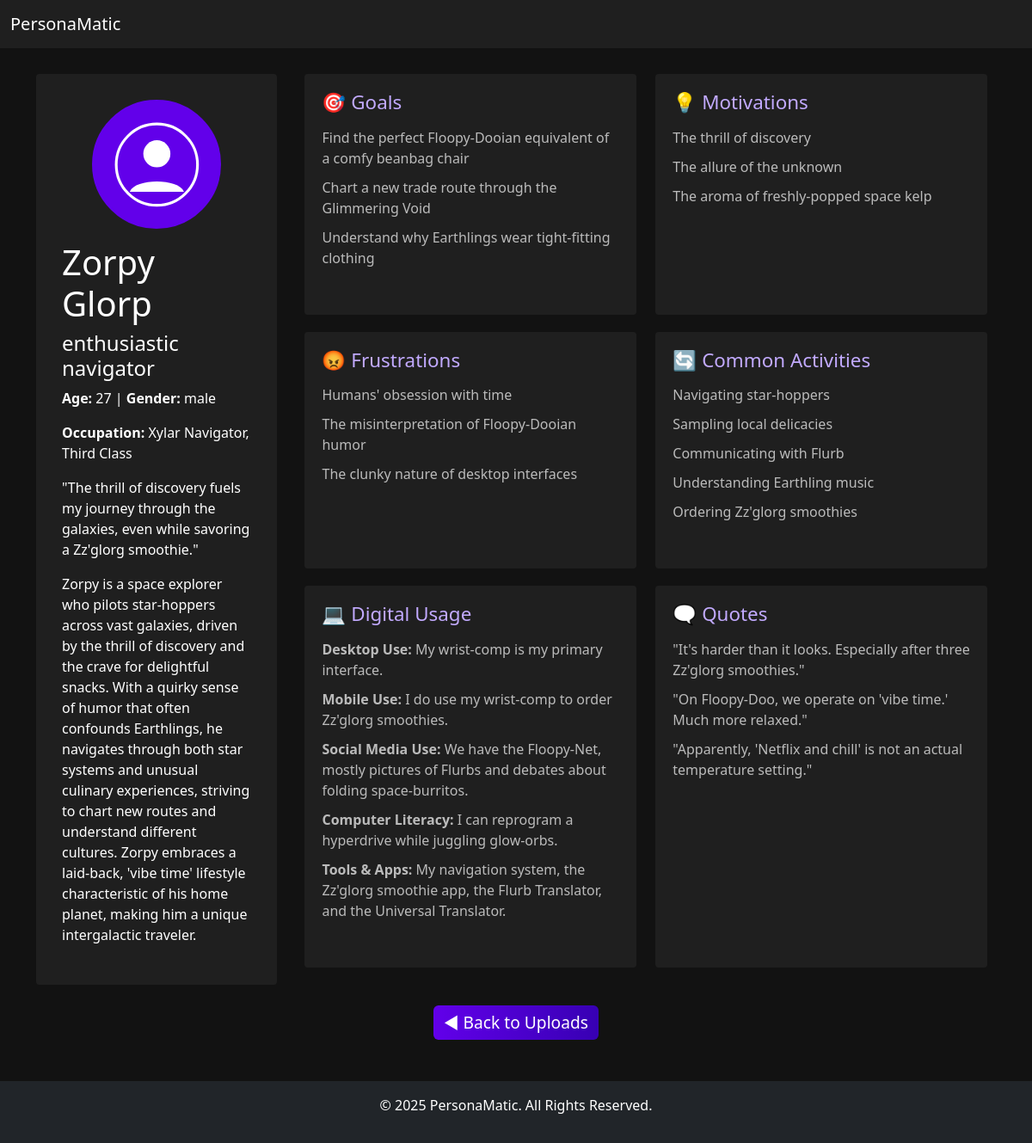
The page /api/persona/1 on the database its author committed.
### app/models/personas.py (models this page shows)
class PersonasBaseData(db.Model):
    __tablename__ = 'personas_base_data'
    id = db.Column(db.Integer, primary_key=True, autoincrement=True)
    user_id = db.Column(db.Integer, db.ForeignKey('users.id'), nullable=False)
    photo = db.Column(db.String(255), nullable=False)
    name = db.Column(db.String(100), nullable=False)
    additional_title = db.Column(db.String(200), nullable=False)
    description = db.Column(db.Text)
    age = db.Column(db.Integer)
    gender = db.Column(db.String(50))
    occupation = db.Column(db.String(100))
    quote_summarized = db.Column(db.Text, nullable=False)
    created_at = db.Column(db.DateTime, default=datetime.utcnow, nullable=False)
    updated_at = db.Column(db.DateTime, default=datetime.utcnow, onupdate=datetime.utcnow)
    goals = db.relationship('PersonaGoals', backref='persona', cascade="all, delete-orphan")
    motivations = db.relationship('PersonaMotivations', backref='persona', cascade="all, delete-orphan")
    frustrations = db.relationship('PersonaFrustrations', backref='persona', cascade="all, delete-orphan")
    activities = db.relationship('PersonaActivities', backref='persona', cascade="all, delete-orphan")
    digital_use = db.relationship('PersonaDigitalUse', backref='persona', cascade="all, delete-orphan")
    persona_quotes = db.relationship('PersonaQuotes', backref='persona', cascade="all, delete-orphan")

class PersonaGoals(db.Model):
    __tablename__ = 'persona_goals'
    id = db.Column(db.Integer, primary_key=True, autoincrement=True)
    persona_id = db.Column(db.Integer, db.ForeignKey('personas_base_data.id'), nullable=False)
    goal_01 = db.Column(db.Text, nullable=False)
    goal_02 = db.Column(db.Text)
    goal_03 = db.Column(db.Text)
    created_at = db.Column(db.DateTime, default=datetime.utcnow, nullable=False)
    updated_at = db.Column(db.DateTime, default=datetime.utcnow, onupdate=datetime.utcnow)

class PersonaMotivations(db.Model):
    __tablename__ = 'persona_motivations'
    id = db.Column(db.Integer, primary_key=True, autoincrement=True)
    persona_id = db.Column(db.Integer, db.ForeignKey('personas_base_data.id'), nullable=False)
    motivation_01 = db.Column(db.Text, nullable=False)
    motivation_02 = db.Column(db.Text)
    motivation_03 = db.Column(db.Text)
    created_at = db.Column(db.DateTime, default=datetime.utcnow, nullable=False)
    updated_at = db.Column(db.DateTime, default=datetime.utcnow, onupdate=datetime.utcnow)

class PersonaFrustrations(db.Model):
    __tablename__ = 'persona_frustrations'
    id = db.Column(db.Integer, primary_key=True, autoincrement=True)
    persona_id = db.Column(db.Integer, db.ForeignKey('personas_base_data.id'), nullable=False)
    frustration_01 = db.Column(db.Text, nullable=False)
    frustration_02 = db.Column(db.Text)
    frustration_03 = db.Column(db.Text)
    created_at = db.Column(db.DateTime, default=datetime.utcnow, nullable=False)
    updated_at = db.Column(db.DateTime, default=datetime.utcnow, onupdate=datetime.utcnow)

class PersonaActivities(db.Model):
    __tablename__ = 'persona_activities'
    id = db.Column(db.Integer, primary_key=True, autoincrement=True)
    persona_id = db.Column(db.Integer, db.ForeignKey('personas_base_data.id'), nullable=False)
    activity_01 = db.Column(db.Text, nullable=True)
    activity_02 = db.Column(db.Text, nullable=True)
    activity_03 = db.Column(db.Text, nullable=True)
    activity_04 = db.Column(db.Text, nullable=True)
    activity_05 = db.Column(db.Text, nullable=True)
    created_at = db.Column(db.DateTime, default=datetime.utcnow, nullable=False)
    updated_at = db.Column(db.DateTime, default=datetime.utcnow, onupdate=datetime.utcnow)

class PersonaDigitalUse(db.Model):
    __tablename__ = 'persona_digital_use'
    id = db.Column(db.Integer, primary_key=True, autoincrement=True)
    persona_id = db.Column(db.Integer, db.ForeignKey('personas_base_data.id'), nullable=False)
    desktop_use = db.Column(db.Text, nullable=False, default="Not known")
    mobile_use = db.Column(db.Text, nullable=False, default="Not known")
    social_media_use = db.Column(db.Text, nullable=False, default="Not known")
    computer_literacy = db.Column(db.Text, nullable=False, default="Not known")
    frequently_used_tools_and_apps = db.Column(db.Text, nullable=False, default="Not known")
    created_at = db.Column(db.DateTime, default=datetime.utcnow, nullable=False)
    updated_at = db.Column(db.DateTime, default=datetime.utcnow, onupdate=datetime.utcnow)

class PersonaQuotes(db.Model):
    __tablename__ = 'persona_quotes'
    id = db.Column(db.Integer, primary_key=True, autoincrement=True)
    persona_id = db.Column(db.Integer, db.ForeignKey('personas_base_data.id'), nullable=False)
    quote_01 = db.Column(db.Text, nullable=True)
    quote_02 = db.Column(db.Text, nullable=True)
    quote_03 = db.Column(db.Text, nullable=True)
    created_at = db.Column(db.DateTime, default=datetime.utcnow, nullable=False)
    updated_at = db.Column(db.DateTime, default=datetime.utcnow, onupdate=datetime.utcnow)

### app/routes/personas.py (the view)
@personas_bp.route('/persona/<int:persona_id>', methods=['GET'])
def view_persona(persona_id):
    persona = PersonasBaseData.query.get_or_404(persona_id)
    persona_data = {
        "id": persona.id,
        "photo": persona.photo,
        "name": persona.name,
        "additional_title": persona.additional_title,
        "description": persona.description,
        "age": persona.age,
        "gender": persona.gender,
        "occupation": persona.occupation,
        "quote_summarized": persona.quote_summarized,
        "created_at": persona.created_at.strftime("%Y-%m-%d %H:%M:%S"),
        "updated_at": persona.updated_at.strftime("%Y-%m-%d %H:%M:%S"),
        "goals": [persona.goals[0].goal_01, persona.goals[0].goal_02, persona.goals[0].goal_03] if persona.goals else [],
        "motivations": [persona.motivations[0].motivation_01, persona.motivations[0].motivation_02, persona.motivations[0].motivation_03] if persona.motivations else [],
        "frustrations": [persona.frustrations[0].frustration_01, persona.frustrations[0].frustration_02, persona.frustrations[0].frustration_03] if persona.frustrations else [],
        "activities": [persona.activities[0].activity_01, persona.activities[0].activity_02, persona.activities[0].activity_03, persona.activities[0].activity_04, persona.activities[0].activity_05] if persona.activities else [],
        "digital_use": {
            "desktop_use": persona.digital_use[0].desktop_use if persona.digital_use else "Not known",
            "mobile_use": persona.digital_use[0].mobile_use if persona.digital_use else "Not known",
            "social_media_use": persona.digital_use[0].social_media_use if persona.digital_use else "Not known",
            "computer_literacy": persona.digital_use[0].computer_literacy if persona.digital_use else "Not known",
            "frequently_used_tools_and_apps": persona.digital_use[0].frequently_used_tools_and_apps if persona.digital_use else "Not known"
        },
        "persona_quotes": [persona.persona_quotes[0].quote_01, persona.persona_quotes[0].quote_02, persona.persona_quotes[0].quote_03] if persona.persona_quotes else []
    }
    return render_template("persona.html", persona=persona_data)

### app/templates/persona.html (shortened to what this page needs)
<!DOCTYPE html>
<html lang="en">
<head>
    <link href="https://cdn.jsdelivr.net/npm/bootstrap@5.3.2/dist/css/bootstrap.min.css" rel="stylesheet">
    <link href="{{ url_for('static', filename='css/custom.css') }}" rel="stylesheet">
</head>
<body>
    <nav class="navbar navbar-expand-lg bg-body-tertiary">
        <div class="container-fluid">
            <a class="navbar-brand" href="/">PersonaMatic</a>
        </div>
    </nav>
    <div class="container persona-container">
        <div class="persona-card">
            <div class="avatar-placeholder">
                <svg viewBox="0 0 64 64" xmlns="http://www.w3.org/2000/svg">
                    <circle cx="32" cy="32" r="30" stroke="white" stroke-width="2" fill="none"/>
                    <circle cx="32" cy="24" r="10" fill="white"/>
                    <path d="M12,52 C16,42 48,42 52,52" fill="white"/>
                </svg>
            </div>
            <h1>{{ persona.name }}</h1>
            <h4>{{ persona.additional_title }}</h4>
            <p><strong>Age:</strong> {{ persona.age }} | <strong>Gender:</strong> {{ persona.gender }}</p>
            <p><strong>Occupation:</strong> {{ persona.occupation }}</p>
            <blockquote>"{{ persona.quote_summarized }}"</blockquote>
            <p>{{ persona.description }}</p>
        </div>
        <div class="persona-section">
            <div class="persona-box">
                <h3>🎯 Goals</h3>
                <ul>
                    {% for goal in persona.goals %}
                        <li>{{ goal }}</li>
                    {% endfor %}
                </ul>
            </div>
            <div class="persona-box">
                <h3>💡 Motivations</h3>
                <ul>
                    {% for motivation in persona.motivations %}
                        <li>{{ motivation }}</li>
                    {% endfor %}
                </ul>
            </div>
            <div class="persona-box">
                <h3>😡 Frustrations</h3>
                <ul>
                    {% for frustration in persona.frustrations %}
                        <li>{{ frustration }}</li>
                    {% endfor %}
                </ul>
            </div>
            <div class="persona-box">
                <h3>🔄 Common Activities</h3>
                <ul>
                    {% for activity in persona.activities %}
                        <li>{{ activity }}</li>
                    {% endfor %}
                </ul>
            </div>
            <div class="persona-box">
                <h3>💻 Digital Usage</h3>
                <ul>
                    <li><strong>Desktop Use:</strong> {{ persona.digital_use.desktop_use }}</li>
                    <li><strong>Mobile Use:</strong> {{ persona.digital_use.mobile_use }}</li>
                    <li><strong>Social Media Use:</strong> {{ persona.digital_use.social_media_use }}</li>
                    <li><strong>Computer Literacy:</strong> {{ persona.digital_use.computer_literacy }}</li>
                    <li><strong>Tools & Apps:</strong> {{ persona.digital_use.frequently_used_tools_and_apps }}</li>
                </ul>
            </div>
            <div class="persona-box">
                <h3>🗨 Quotes</h3>
                <ul>
                    {% for quote in persona.persona_quotes %}
                        <li>"{{ quote }}"</li>
                    {% endfor %}
                </ul>
            </div>
        </div>
    </div>
    <div class="container mt-4 text-center">
        <a href="/api/uploads-list" class="btn btn-primary cta-button">
            ◀ Back to Uploads
        </a>
    </div>
    <footer class="bg-dark text-white text-center py-3 mt-5">
        <p>&copy; 2025 PersonaMatic. All Rights Reserved.</p>
    </footer>
</body>
</html>

### app/static/css/custom.css (style rules this page uses)
body { background-color: #121212; color: #ffffff; }
.navbar { background-color: #1f1f1f !important; }
.navbar-brand, .nav-link { color: #ffffff !important; }
.btn-primary { background: linear-gradient(90deg, #6200ea, #3700b3); border: none; font-size: 1.2rem; transition: all 0.2s ease-in-out; }
.persona-container { display: flex; justify-content: space-between; margin-top: 30px; }
.persona-card { background: #1f1f1f; padding: 30px; border-radius: 4px; width: 25%; min-width: 280px; }
.avatar-placeholder { width: 150px; height: 150px; border-radius: 50%; background: #6200ea; display: flex; justify-content: center; align-items: center; margin: 0 auto 15px; border: 3px solid #6200ea; }
.avatar-placeholder svg { width: 70%; height: 70%; fill: #ffffff; }
.persona-section { display: flex; flex-wrap: wrap; justify-content: space-between; width: 72%; }
.persona-box { background: #1f1f1f; padding: 20px; border-radius: 4px; flex: 1; min-width: 280px; max-width: 48%; margin-bottom: 20px; margin-right: 10px; }
.persona-box h3 { color: #c2aaff; font-size: 1.4rem; margin-bottom: 10px; }
.persona-box ul { list-style: none; padding: 0; }
.persona-box li { padding: 5px 0; color: #bbbbbb; }

### rows shown on the page
PersonasBaseData: name "Zorpy Glorp", additional_title "enthusiastic navigator", gender "male", occupation "Xylar Navigator, Third Class", quote_summarized "The thrill of discovery fuels my journey through the galaxies, even while savoring a Zz'glorg smoothie.", description "Zorpy is a space explorer who pilots star-hoppers across vast galaxies, driven by the thrill of discovery and the crave for delightful snacks. With a quirky sense of humor that often confounds Earthlings, he navigates through both star systems and unusual culinary experiences, striving to chart new routes and understand different cultures. Zorpy embraces a laid-back, 'vibe time' lifestyle characteristic of his home planet, making him a unique intergalactic traveler."
PersonaGoals: goal_01 "Find the perfect Floopy-Dooian equivalent of a comfy beanbag chair", goal_02 "Chart a new trade route through the Glimmering Void", goal_03 "Understand why Earthlings wear tight-fitting clothing"
PersonaMotivations: motivation_01 "The thrill of discovery", motivation_02 "The allure of the unknown", motivation_03 "The aroma of freshly-popped space kelp"
PersonaFrustrations: frustration_01 "Humans' obsession with time", frustration_02 "The misinterpretation of Floopy-Dooian humor", frustration_03 "The clunky nature of desktop interfaces"
PersonaActivities: activity_01 "Navigating star-hoppers", activity_02 "Sampling local delicacies", activity_03 "Communicating with Flurb", activity_04 "Understanding Earthling music", activity_05 "Ordering Zz'glorg smoothies"
PersonaDigitalUse: digital_use.desktop_use "My wrist-comp is my primary interface.", digital_use.mobile_use "I do use my wrist-comp to order Zz'glorg smoothies.", digital_use.social_media_use "We have the Floopy-Net, mostly pictures of Flurbs and debates about folding space-burritos.", digital_use.computer_literacy "I can reprogram a hyperdrive while juggling glow-orbs.", digital_use.frequently_used_tools_and_apps "My navigation system, the Zz'glorg smoothie app, the Flurb Translator, and the Universal Translator."
PersonaQuotes: quote_01 "It's harder than it looks. Especially after three Zz'glorg smoothies.", quote_02 "On Floopy-Doo, we operate on 'vibe time.' Much more relaxed.", quote_03 "Apparently, 'Netflix and chill' is not an actual temperature setting."

### other values the page prints
{{ persona.age }} "27"
